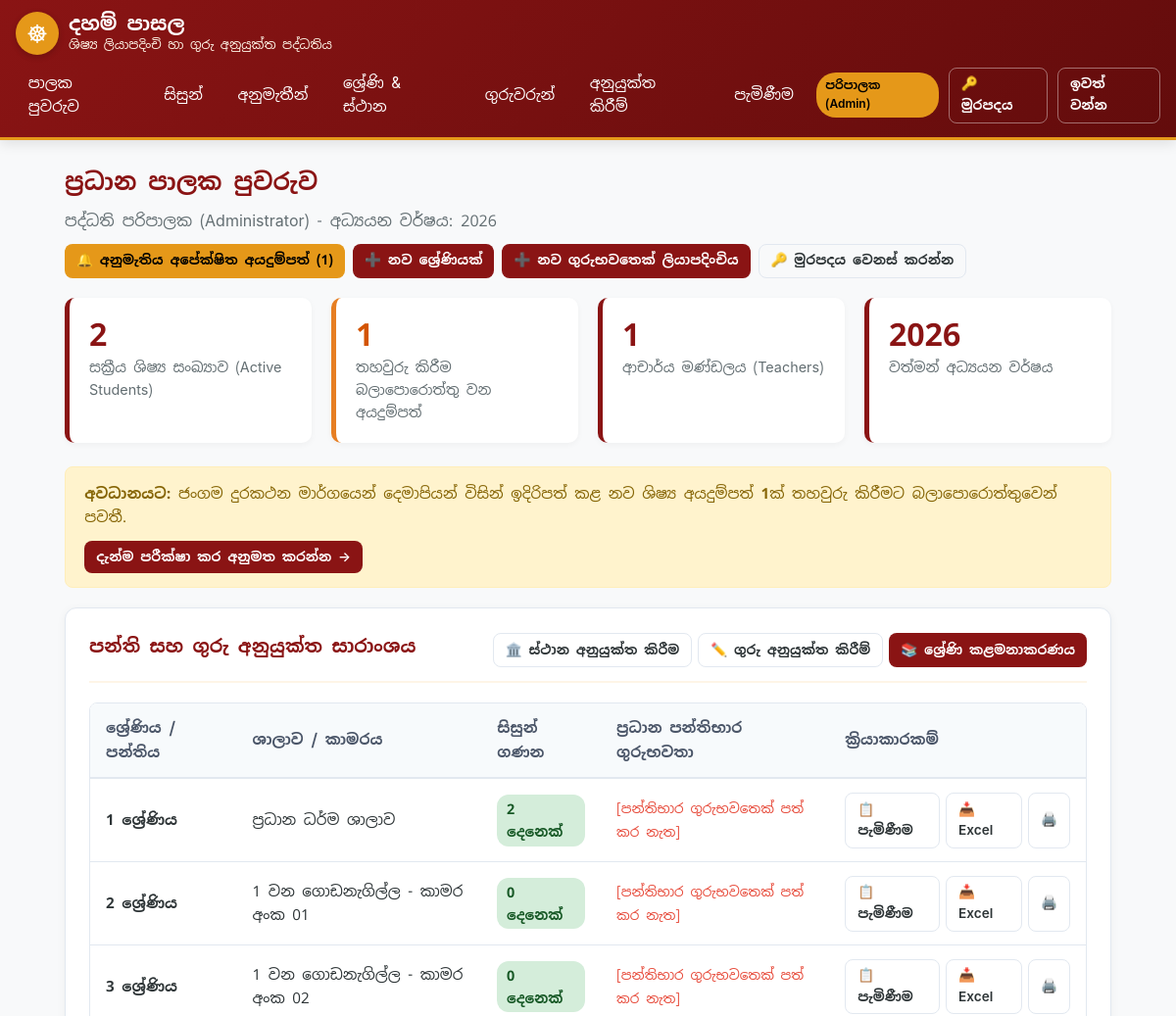
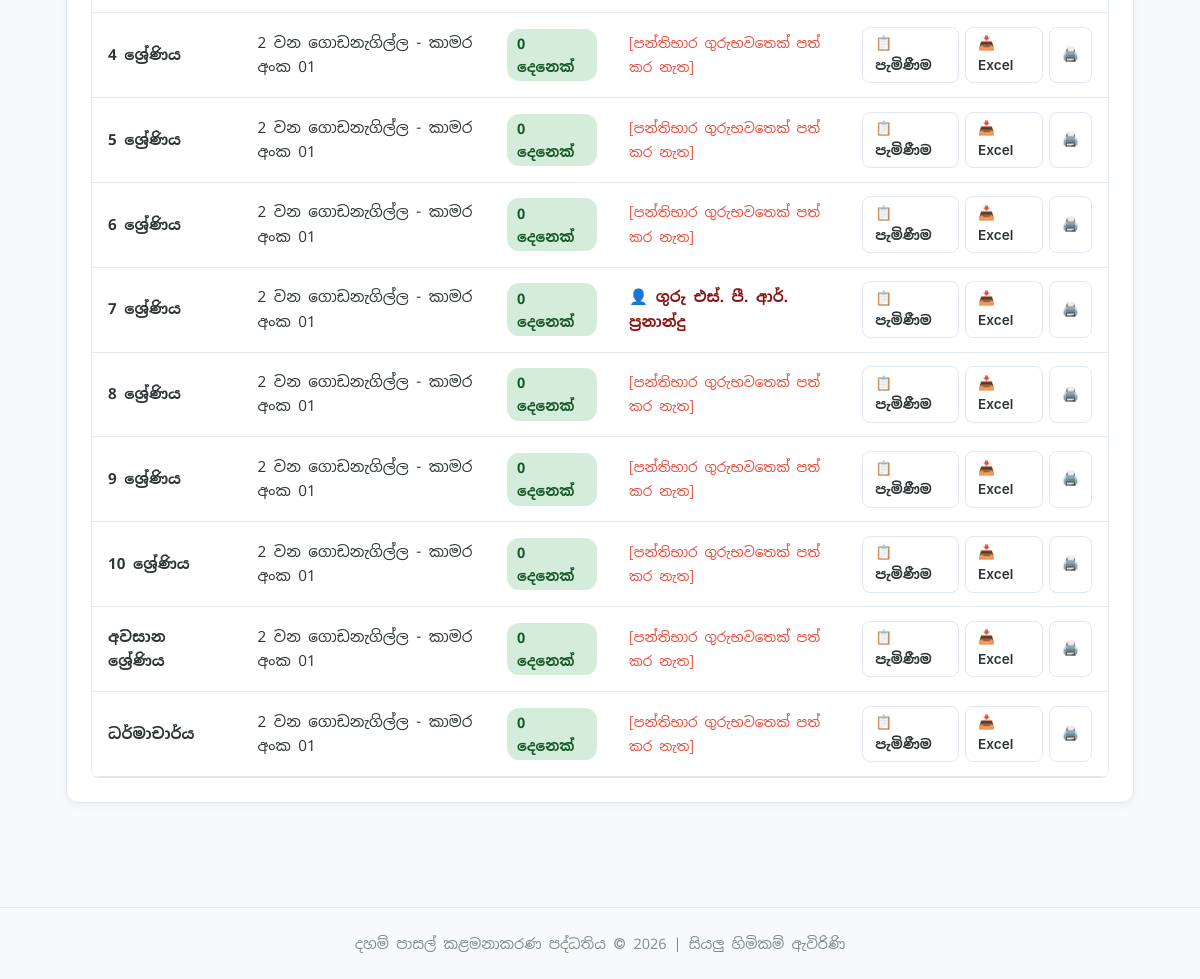
The page /dashboard/ (signed in) on the database its author committed (2 pictures, top to bottom).
### academics/models.py (models this page shows, shortened)
class AcademicYear(models.Model):
    year = models.PositiveIntegerField(unique=True, verbose_name='අධ්‍යයන වර්ෂය')
    is_current = models.BooleanField(default=False, verbose_name='වත්මන් වර්ෂයද?')
    class Meta:
        ordering = ['-year']
        verbose_name = 'අධ්‍යයන වර්ෂය'
        verbose_name_plural = 'අධ්‍යයන වර්ෂ (Academic Years)'

class ClassSection(models.Model):
    grade_level = models.ForeignKey(GradeLevel, on_delete=models.CASCADE, related_name='sections', verbose_name='ශ්‍රේණිය')
    academic_year = models.ForeignKey(AcademicYear, on_delete=models.CASCADE, related_name='sections', verbose_name='අධ්‍යයන වර්ෂය')
    section_name = models.CharField(max_length=50, default='ප්‍රධාන', verbose_name='කාණ්ඩය / පන්තියේ නම')
    classroom = models.ForeignKey(Classroom, on_delete=models.SET_NULL, null=True, blank=True, verbose_name='පන්ති කාමරය')
    class Meta:
        unique_together = ('grade_level', 'academic_year', 'section_name')
        ordering = ['grade_level__order_index', 'section_name']
        verbose_name = 'පන්තිය'
        verbose_name_plural = 'පන්ති (Class Sections)'

class GradeLevel(models.Model):
    name = models.CharField(max_length=100, verbose_name='ශ්‍රේණියේ නම (Sinhala)')
    english_name = models.CharField(max_length=100, blank=True, verbose_name='නම (English)')
    order_index = models.PositiveIntegerField(default=1, verbose_name='අනුපිළිවෙල අංකය')
    description = models.TextField(blank=True, verbose_name='විස්තරය')
    class Meta:
        ordering = ['order_index']
        verbose_name = 'ශ්‍රේණිය'
        verbose_name_plural = 'ශ්‍රේණි (Grades)'

class Classroom(models.Model):
    name = models.CharField(max_length=100, verbose_name='ශාලාව / කාමරයේ නම')
    capacity = models.PositiveIntegerField(default=40, verbose_name='ධාරිතාව')
    class Meta:
        verbose_name = 'පන්ති කාමරය / ශාලාව'
        verbose_name_plural = 'පන්ති කාමර / ශාලා'

### teachers/models.py (models this page shows, shortened)
class Teacher(models.Model):
    TITLE_CHOICES = [
        ('VEN', 'පූජ්‍ය (Venerable)'),
        ('MR', 'ගුරු මයා (Mr.)'),
        ('MRS', 'ගුරු මිය (Mrs.)'),
        ('MISS', 'මෙනවිය (Miss)'),
    ]
    user = models.OneToOneField(
        User,
        on_delete=models.SET_NULL,
        null=True,
        blank=True,
        related_name='teacher_profile',
        verbose_name='පරිශීලක ගිණුම'
    )
    title = models.CharField(max_length=10, choices=TITLE_CHOICES, default='MR', verbose_name='ගෞරව නාමය')
    full_name_sinhala = models.CharField(max_length=255, verbose_name='සම්පූර්ණ නම (සිංහලෙන්)')
    name_with_initials = models.CharField(max_length=255, verbose_name='මුලකුරු සමඟ නම')
    phone = models.CharField(max_length=20, verbose_name='දුරකථන අංකය')
    whatsapp_phone = models.CharField(max_length=20, blank=True, verbose_name='වට්ස්ඇප් (WhatsApp) අංකය')
    address = models.TextField(blank=True, verbose_name='ලිපිනය')
    qualifications = models.TextField(blank=True, verbose_name='සුදුසුකම් (උදා: ධර්මාචාර්ය, උපාධිධාරී)')
    date_joined = models.DateField(null=True, blank=True, verbose_name='සේවයට බැඳුණු දිනය')
    is_active = models.BooleanField(default=True, verbose_name='ක්‍රියාකාරී ගුරුභවතෙක්ද?')
    class Meta:
        ordering = ['full_name_sinhala']
        verbose_name = 'ගුරුභවතා'
        verbose_name_plural = 'ගුරුභවතුන් (Teachers)'
    @property
    def display_name(self):
        title_str = self.get_title_display().split()[0]
        return f"{title_str} {self.name_with_initials}"

### accounts/views.py (the view, shortened to what this page needs)
# urls.py: path('dashboard/', views.dashboard, name='dashboard'),
@login_required
def dashboard(request):
    user = request.user
    role = 'TEACHER'
    if user.is_superuser:
        role = 'ADMIN'
    elif hasattr(user, 'profile'):
        role = user.profile.role
    current_year = AcademicYear.objects.filter(is_current=True).first()
    if role in ['ADMIN', 'PRINCIPAL']:
        total_students = Student.objects.filter(status='APPROVED').count()
        pending_count = Student.objects.filter(status='PENDING').count()
        total_teachers = Teacher.objects.filter(is_active=True).count()
        classes = ClassSection.objects.filter(
            academic_year=current_year
        ).select_related('grade_level', 'classroom').prefetch_related(
            'teacher_allocations__teacher',
            'students'
        )
        class_summaries = []
        for cs in classes:
            student_count = cs.students.filter(status='APPROVED').count()
            class_teacher_alloc = cs.teacher_allocations.filter(is_class_teacher=True).first()
            subject_allocs = cs.teacher_allocations.filter(is_class_teacher=False)
            class_summaries.append({
                'section': cs,
                'student_count': student_count,
                'class_teacher': class_teacher_alloc.teacher if class_teacher_alloc else None,
                'subject_allocs': subject_allocs,
            })
        recent_pending = Student.objects.filter(status='PENDING').select_related('guardian', 'applied_grade')[:5]
        return render(request, 'accounts/admin_dashboard.html', {
            'role': role,
            'total_students': total_students,
            'pending_count': pending_count,
            'total_teachers': total_teachers,
            'current_year': current_year,
            'class_summaries': class_summaries,
            'recent_pending': recent_pending,
        })

### templates/accounts/admin_dashboard.html (shortened to what this page needs)
{% extends 'base.html' %}
{% block content %}
<div class="card-header-temple" style="border-bottom: none; margin-bottom: 0.5rem;">
    <div>
        <h2>ප්‍රධාන පාලක පුවරුව</h2>
        <p style="color: var(--text-muted);">
            {% if is_admin %}පද්ධති පරිපාලක (Administrator){% else %}ප්‍රධානාචාර්යතුමන් (Principal){% endif %} -
            අධ්‍යයන වර්ෂය: {% if current_year %}{{ current_year.year }}{% else %}2026{% endif %}
        </p>
    </div>
    <div style="display: flex; gap: 8px; flex-wrap: wrap;">
        <a href="{% url 'pending_verifications' %}" class="btn btn-gold btn-sm">
            🔔 අනුමැතිය අපේක්ෂිත අයදුම්පත් ({{ pending_count }})
        </a>
        <a href="{% url 'grade_create' %}" class="btn btn-primary btn-sm">
            ➕ නව ශ්‍රේණියක්
        </a>
        <a href="{% url 'create_teacher' %}" class="btn btn-primary btn-sm">
            ➕ නව ගුරුභවතෙක් ලියාපදිංචිය
        </a>
        <a href="{% url 'change_password' %}" class="btn btn-outline btn-sm">
            🔑 මුරපදය වෙනස් කරන්න
        </a>
    </div>
</div>
<div class="stats-grid">
    <div class="stat-card">
        <div class="stat-val">{{ total_students }}</div>
        <div class="stat-label">සක්‍රීය ශිෂ්‍ය සංඛ්‍යාව (Active Students)</div>
    </div>
    <div class="stat-card" style="border-left-color: {% if pending_count > 0 %}#e67e22{% else %}var(--primary-color){% endif %};">
        <div class="stat-val" style="color: {% if pending_count > 0 %}#d35400{% else %}var(--primary-color){% endif %};">{{ pending_count }}</div>
        <div class="stat-label">තහවුරු කිරීම බලාපොරොත්තු වන අයදුම්පත්</div>
    </div>
    <div class="stat-card">
        <div class="stat-val">{{ total_teachers }}</div>
        <div class="stat-label">ආචාර්ය මණ්ඩලය (Teachers)</div>
    </div>
    <div class="stat-card">
        <div class="stat-val">{{ current_year.year|default:"2026" }}</div>
        <div class="stat-label">වත්මන් අධ්‍යයන වර්ෂය</div>
    </div>
</div>
{% if pending_count > 0 %}
<div class="alert-box alert-warning" style="display: flex; justify-content: space-between; align-items: center; flex-wrap: wrap;">
    <div>
        <strong>අවධානයට:</strong> ජංගම දුරකථන මාර්ගයෙන් දෙමාපියන් විසින් ඉදිරිපත් කළ නව ශිෂ්‍ය අයදුම්පත් <strong>{{ pending_count }}</strong>ක් තහවුරු කිරීමට බලාපොරොත්තුවෙන් පවතී.
    </div>
    <a href="{% url 'pending_verifications' %}" class="btn btn-sm btn-primary" style="margin-top: 4px;">දැන්ම පරීක්ෂා කර අනුමත කරන්න &rarr;</a>
</div>
{% endif %}
<div class="card-box">
    <div class="card-header-temple">
        <h3>පන්ති සහ ගුරු අනුයුක්ත සාරාංශය</h3>
        <div style="display: flex; gap: 6px; flex-wrap: wrap;">
            <a href="{% url 'allocate_grade_location' %}" class="btn btn-sm btn-outline">🏛️ ස්ථාන අනුයුක්ත කිරීම</a>
            <a href="{% url 'allocate_teacher' %}" class="btn btn-sm btn-outline">✏️ ගුරු අනුයුක්ත කිරීම්</a>
            <a href="{% url 'grade_list' %}" class="btn btn-sm btn-primary">📚 ශ්‍රේණි කළමනාකරණය</a>
        </div>
    </div>
    <div class="responsive-table-wrapper">
        <table class="temple-table">
            <thead>
                <tr>
                    <th>ශ්‍රේණිය / පන්තිය</th>
                    <th>ශාලාව / කාමරය</th>
                    <th>සිසුන් ගණන</th>
                    <th>ප්‍රධාන පන්තිභාර ගුරුභවතා</th>
                    <th>ක්‍රියාකාරකම්</th>
                </tr>
            </thead>
            <tbody>
                {% for item in class_summaries %}
                <tr>
                    <td><strong>{{ item.section.grade_level.name }}</strong></td>
                    <td>{{ item.section.classroom.name|default:"තවම වෙන් කර නැත" }}</td>
                    <td>
                        <span class="status-pill status-approved" style="font-size: 0.9rem;">
                            {{ item.student_count }} දෙනෙක්
                        </span>
                    </td>
                    <td>
                        {% if item.class_teacher %}
                            <span style="font-weight: 600; color: var(--primary-color);">
                                👤 {{ item.class_teacher.display_name }}
                            </span>
                        {% else %}
                            <span style="color: #e74c3c; font-size: 0.85rem;">[පන්තිභාර ගුරුභවතෙක් පත් කර නැත]</span>
                        {% endif %}
                    </td>
                    <td>
                        <div style="display: flex; gap: 6px;">
                            <a href="{% url 'mark_attendance' item.section.id %}" class="btn btn-sm btn-outline" title="පැමිණීම සටහන් කරන්න">
                                📋 පැමිණීම
                            </a>
                            <a href="{% url 'export_excel' item.section.id %}" class="btn btn-sm btn-outline" title="Excel බාගත කරන්න">
                                📥 Excel
                            </a>
                            <a href="{% url 'print_roster' item.section.id %}" target="_blank" class="btn btn-sm btn-outline" title="මුද්‍රණය කරන්න">
                                🖨️
                            </a>
                        </div>
                    </td>
                </tr>
                {% empty %}
                <tr>
                    <td colspan="5" style="text-align: center; color: var(--text-muted); padding: 2rem;">
                        පන්ති තොරතුරු සොයාගත නොහැකි විය.
                    </td>
                </tr>
                {% endfor %}
            </tbody>
        </table>
    </div>
</div>
{% endblock %}

### templates/base.html (shortened to what this page needs)
{% load static %}
<!DOCTYPE html>
<html lang="si">
<head>
    <link rel="stylesheet" href="{% static 'css/style.css' %}">
</head>
<body>
    <header class="navbar-temple">
        <div class="navbar-container">
            <a href="{% if user.is_authenticated %}{% url 'dashboard' %}{% else %}{% url 'home' %}{% endif %}"
                class="brand-link">
                <div class="brand-emblem">☸</div>
                <div>
                    <div class="brand-title">දහම් පාසල</div>
                    <div class="brand-subtitle">ශිෂ්‍ය ලියාපදිංචි හා ගුරු අනුයුක්ත පද්ධතිය</div>
                </div>
            </a>
            <nav class="nav-actions">
                {% if user.is_authenticated %}
                <a href="{% url 'dashboard' %}" class="nav-link">පාලක පුවරුව</a>
                {% if is_staff_or_admin %}
                <a href="{% url 'student_list' %}" class="nav-link">සිසුන්</a>
                <a href="{% url 'pending_verifications' %}" class="nav-link">අනුමැතීන්</a>
                <a href="{% url 'grade_list' %}" class="nav-link">ශ්‍රේණි & ස්ථාන</a>
                <a href="{% url 'teacher_list' %}" class="nav-link">ගුරුවරුන්</a>
                <a href="{% url 'allocate_teacher' %}" class="nav-link">අනුයුක්ත කිරීම්</a>
                <a href="{% url 'attendance_overview' %}" class="nav-link">පැමිණීම</a>
                {% elif is_teacher %}
                <a href="{% url 'student_list' %}" class="nav-link">මගේ පන්තිය</a>
                <a href="{% url 'pending_verifications' %}" class="nav-link">අනුමැතීන්</a>
                <a href="{% url 'attendance_overview' %}" class="nav-link">පැමිණීම</a>
                {% endif %}
                <span class="badge-role" title="පිවිස සිටින ගිණුම: {{ user.username }}">
                    {% if is_admin %}පරිපාලක (Admin){% elif is_principal %}ප්‍රධානාචාර්ය{% else %}ගුරුභවතා{% endif %}
                </span>
                <a href="{% url 'change_password' %}" class="btn btn-sm btn-outline"
                    style="color: #fff; border-color: rgba(255,255,255,0.4);" title="මුරපදය වෙනස් කිරීම">🔑 මුරපදය</a>
                <a href="{% url 'logout' %}" class="btn btn-sm btn-outline"
                    style="color: #fff; border-color: rgba(255,255,255,0.4);">ඉවත් වන්න</a>
                {% else %}
                <a href="{% url 'home' %}" class="nav-link">මුල් පිටුව</a>
                <a href="{% url 'public_register' %}" class="btn btn-sm btn-gold">සිසු ලියාපදිංචිය</a>
                <a href="{% url 'login' %}" class="btn btn-sm btn-outline"
                    style="color: #fff; border-color: rgba(255,255,255,0.4);">ඇතුල් වන්න</a>
                {% endif %}
            </nav>
        </div>
    </header>
    <main class="main-content">
        {% block content %}{% endblock %}
    </main>
    <footer
        style="text-align: center; padding: 1.5rem; color: #7f8c8d; font-size: 0.9rem; border-top: 1px solid #e2e8f0; margin-top: 2rem;">
        <p>දහම් පාසල් කළමනාකරණ පද්ධතිය &copy; 2026 | සියලු හිමිකම් ඇවිරිණි</p>
    </footer>
</body>
</html>

### rows shown on the page
AcademicYear: year "2026"
ClassSection: section.grade_level.name "1 ශ්‍රේණිය", section.classroom.name "ප්‍රධාන ධර්ම ශාලාව", student_count "2", shows "[පන්තිභාර ගුරුභවතෙක් පත් කර නැත]"
ClassSection: section.grade_level.name "2 ශ්‍රේණිය", section.classroom.name "1 වන ගොඩනැගිල්ල - කාමර අංක 01", student_count "0", shows "[පන්තිභාර ගුරුභවතෙක් පත් කර නැත]"
ClassSection: section.grade_level.name "3 ශ්‍රේණිය", section.classroom.name "1 වන ගොඩනැගිල්ල - කාමර අංක 02", student_count "0", shows "[පන්තිභාර ගුරුභවතෙක් පත් කර නැත]"
ClassSection: section.grade_level.name "4 ශ්‍රේණිය", section.classroom.name "2 වන ගොඩනැගිල්ල - කාමර අංක 01", student_count "0", shows "[පන්තිභාර ගුරුභවතෙක් පත් කර නැත]"
ClassSection: section.grade_level.name "5 ශ්‍රේණිය", section.classroom.name "2 වන ගොඩනැගිල්ල - කාමර අංක 01", student_count "0", shows "[පන්තිභාර ගුරුභවතෙක් පත් කර නැත]"
ClassSection: section.grade_level.name "6 ශ්‍රේණිය", section.classroom.name "2 වන ගොඩනැගිල්ල - කාමර අංක 01", student_count "0", shows "[පන්තිභාර ගුරුභවතෙක් පත් කර නැත]"
ClassSection: section.grade_level.name "7 ශ්‍රේණිය", section.classroom.name "2 වන ගොඩනැගිල්ල - කාමර අංක 01", student_count "0", class_teacher.display_name "ගුරු එස්. පී. ආර්. ප්‍රනාන්දු"
ClassSection: section.grade_level.name "8 ශ්‍රේණිය", section.classroom.name "2 වන ගොඩනැගිල්ල - කාමර අංක 01", student_count "0", shows "[පන්තිභාර ගුරුභවතෙක් පත් කර නැත]"
ClassSection: section.grade_level.name "9 ශ්‍රේණිය", section.classroom.name "2 වන ගොඩනැගිල්ල - කාමර අංක 01", student_count "0", shows "[පන්තිභාර ගුරුභවතෙක් පත් කර නැත]"
ClassSection: section.grade_level.name "10 ශ්‍රේණිය", section.classroom.name "2 වන ගොඩනැගිල්ල - කාමර අංක 01", student_count "0", shows "[පන්තිභාර ගුරුභවතෙක් පත් කර නැත]"
ClassSection: section.grade_level.name "අවසාන ශ්‍රේණිය", section.classroom.name "2 වන ගොඩනැගිල්ල - කාමර අංක 01", student_count "0", shows "[පන්තිභාර ගුරුභවතෙක් පත් කර නැත]"
ClassSection: section.grade_level.name "ධර්මාචාර්ය", section.classroom.name "2 වන ගොඩනැගිල්ල - කාමර අංක 01", student_count "0", shows "[පන්තිභාර ගුරුභවතෙක් පත් කර නැත]"

### other values the page prints
{{ pending_count }} "1"
{{ total_students }} "2"
{{ total_teachers }} "1"
